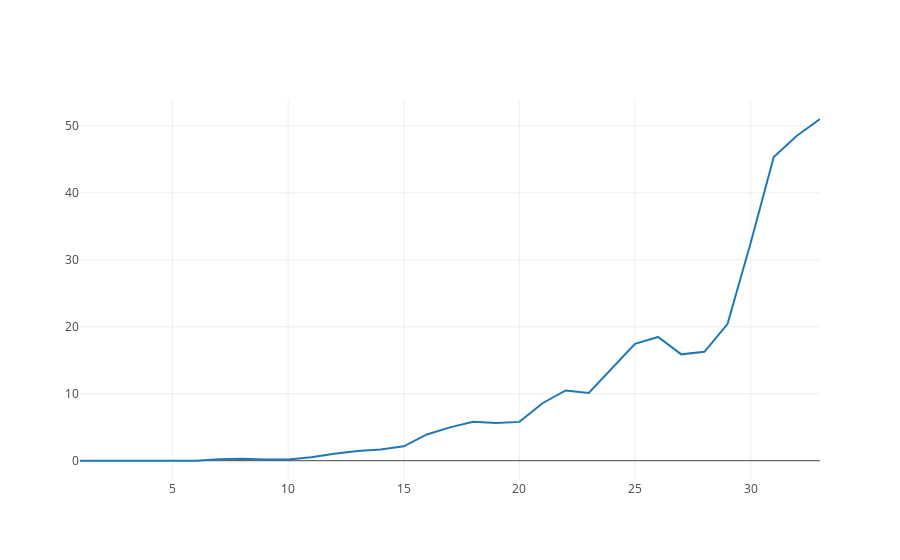

The code cell stored with this chart in its notebook:
### Code cell
iplot([data3])

### Figure 1 — Plotly figure (JSON) as saved in the notebook; plotly's stock layout.template omitted (floating-point values rounded to 4 significant figures)
{"data": [{"type": "scatter", "x": [1, 2, 3, 4, 5, 6, 7, 8, 9, 10, 11, 12, 13, 14, 15, 16, 17, 18, 19, 20, 21, 22, 23, 24, 25, 26, 27, 28, 29, 30, 31, 32, 33], "y": [-0.003363, -0.004052, 0.02398, 0.02279, -0.04533, -0.004175, 0.2302, 0.2782, 0.1654, 0.1798, 0.5123, 1.053, 1.441, 1.689, 2.154, 3.923, 4.981, 5.809, 5.638, 5.797, 8.583, 10.49, 10.12, 13.8, 17.44, 18.48, 15.88, 16.27, 20.4, 32.51, 45.36, 48.52, 51.03]}], "layout": {}}
